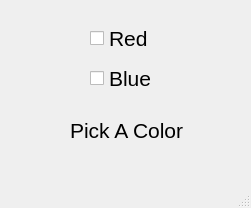
<?xml version="1.0" encoding="UTF-8"?>
<ui version="4.0">
 <class>MainWindow</class>
 <widget class="QMainWindow" name="MainWindow">
  <property name="geometry">
   <rect>
    <x>0</x>
    <y>0</y>
    <width>251</width>
    <height>208</height>
   </rect>
  </property>
  <property name="windowTitle">
   <string>MainWindow</string>
  </property>
  <widget class="QWidget" name="centralwidget">
   <widget class="QCheckBox" name="red_checkBox">
    <property name="geometry">
     <rect>
      <x>90</x>
      <y>30</y>
      <width>70</width>
      <height>17</height>
     </rect>
    </property>
    <property name="font">
     <font>
      <pointsize>16</pointsize>
     </font>
    </property>
    <property name="text">
     <string>Red</string>
    </property>
   </widget>
   <widget class="QCheckBox" name="blue_checkBox">
    <property name="geometry">
     <rect>
      <x>90</x>
      <y>70</y>
      <width>70</width>
      <height>17</height>
     </rect>
    </property>
    <property name="font">
     <font>
      <pointsize>16</pointsize>
     </font>
    </property>
    <property name="text">
     <string>Blue</string>
    </property>
   </widget>
   <widget class="QLabel" name="label">
    <property name="geometry">
     <rect>
      <x>70</x>
      <y>110</y>
      <width>171</width>
      <height>41</height>
     </rect>
    </property>
    <property name="font">
     <font>
      <pointsize>16</pointsize>
     </font>
    </property>
    <property name="text">
     <string>Pick A Color</string>
    </property>
   </widget>
  </widget>
  <widget class="QMenuBar" name="menubar">
   <property name="geometry">
    <rect>
     <x>0</x>
     <y>0</y>
     <width>251</width>
     <height>21</height>
    </rect>
   </property>
  </widget>
  <widget class="QStatusBar" name="statusbar"/>
 </widget>
 <resources/>
 <connections/>
</ui>
